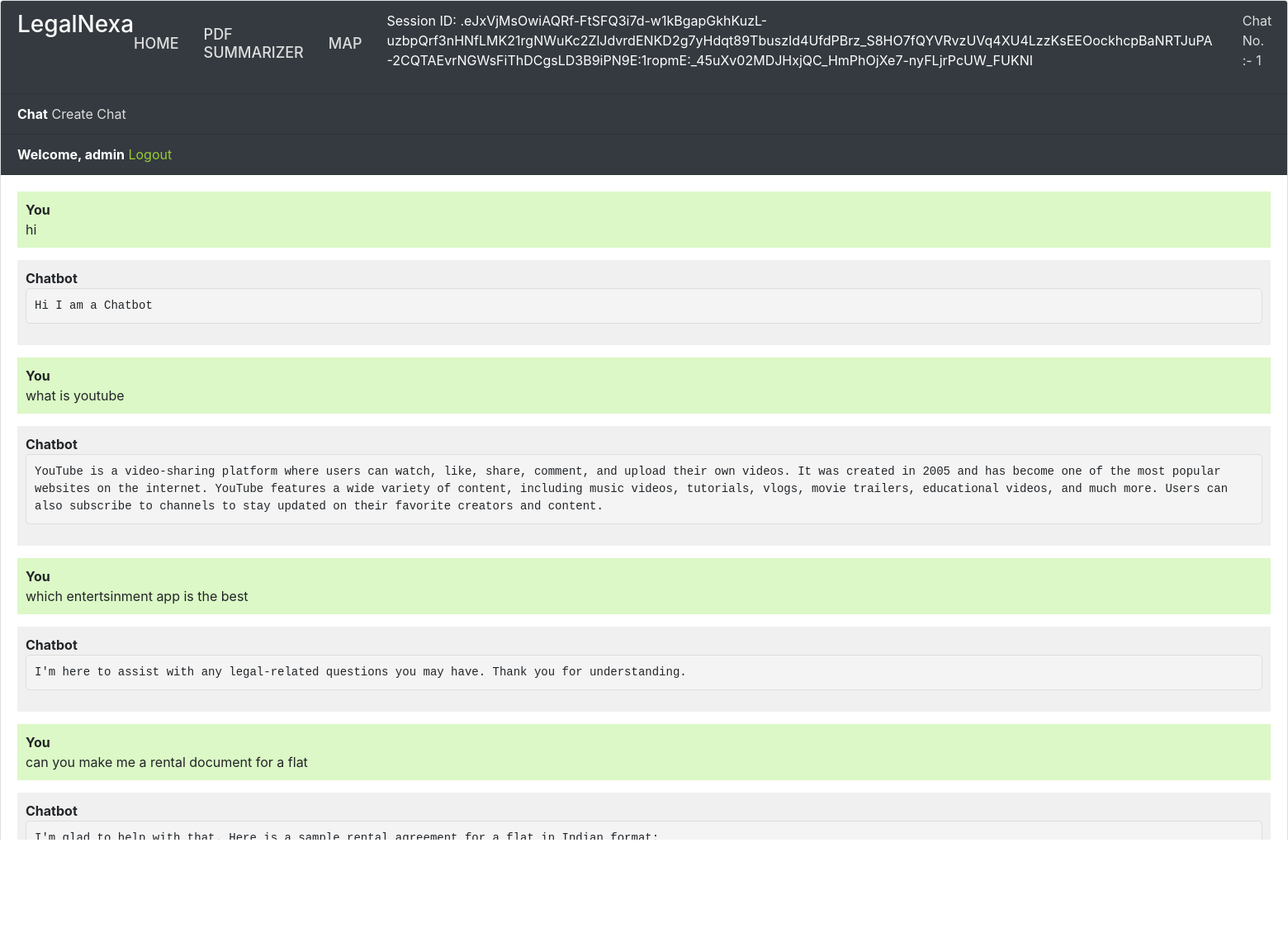
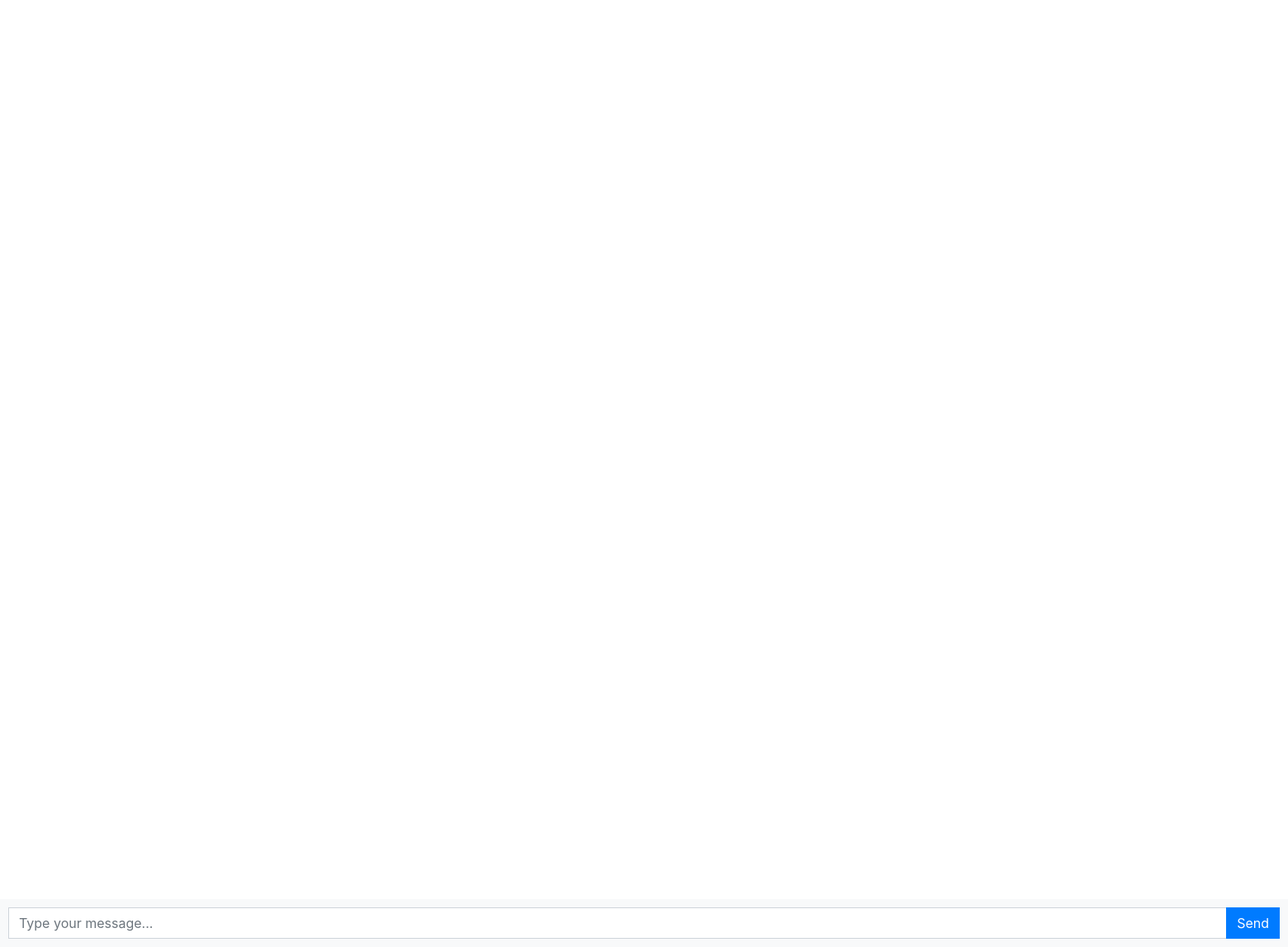
The page /chatbot/1/ (signed in) on the database its author committed (2 pictures, top to bottom).
### chatbot/models.py (models this page shows, shortened)
class Chat(models.Model):
    user = models.ForeignKey(User, on_delete=models.CASCADE)
    session_id = models.CharField(max_length=100, default=uuid.uuid4)  # Add session ID field
    message = models.TextField()
    response = models.TextField()
    created_at = models.DateTimeField(auto_now_add=True)
    class Meta:
        app_label = 'chatbot'

### chatbot/views.py (the view)
# urls.py: path('', views.chatbot, name='chatbot'),
def chatbot(request, pk=None):
    if pk is None:
        session_id = request.session.session_key
    else:
        session_id = pk
        if session_id != request.session.session_key:
            request.session.cycle_key()  # Refresh the session ID
    chats = Chat.objects.filter(user=request.user, session_id=session_id)
    if request.method == 'POST':
        message = request.POST.get('message')
        response = ask_openai(message)
        chat = Chat(user=request.user, message=message, response=response, session_id=session_id, created_at=timezone.now())
        chat.save()
        return JsonResponse({'message': message, 'response': response})
    past_session_ids = Chat.objects.values_list('session_id', flat=True).distinct()
    return render(request, 'chatbot.html', {'chats': chats, 'session_id': session_id, 'past_session_ids': past_session_ids})

### template/chatbot.html (shortened to what this page needs)
{% extends 'base.html' %}
{% block content %}
<div class="chat-container">
    <div class="card flex-grow-1">
        <div class="card-header bg-dark text-white d-flex" id="nav">
            <h3>LegalNexa</h3>
                <div id="nav2">
                    <h4 class="text-md"><a href="/"> Home</a></h4>
                    <h4><a href="{% url 'upload_pdf' %}">PDF Summarizer</a></h4>
                    <h4><a href="{% url 'map' %}">Map</a></h4>
                    <p>Session ID: {{ request.session.session_key }}</p>
                    {% for session_id in past_session_ids %}
                        <a href="{% url 'chatbot' pk=session_id %}">Chat No. :- {{ session_id }}</a><br>
                    {% endfor %}
                </div>
        </div>
        <div class="card-header bg-dark text-white"> <b>Chat</b>
        <a href="{% url 'create-chat' %}" >Create Chat</a>
        </div>
        {% if user.is_authenticated %}
        <div class="card-header bg-dark text-white"> <b>Welcome, {{user.username}}</b> <a style="color:yellowgreen"
                href="{% url 'logout' %}">Logout</a></div>
        {% else %}
        <div class="card-header bg-dark text-white"><a style="color:yellowgreen" href="login">LogIn</a> <a
                style="color:yellowgreen" href="register">Register</a></div>
        {% endif %}
        <div class="card-body messages-box">
            <ul class="list-unstyled messages-list">
                {% for chat in chats %}
                    {% if chat.session_id == chat.session_id %}
                        <li class="message sent">
                            <div class="message-text">
                                <div class="message-sender">
                                    <b>You</b>
                                </div>
                                <div class="message-content">
                                    {{ chat.message }}
                                </div>
                            </div>
                        </li>
                        <li class="message received">
                            <div class="message-text">
                                <div class="message-sender">
                                    <b>Chatbot</b>
                                </div>
                                <div class="message-content">
                                    <pre>{{ chat.response }}</pre>
                                </div>
                            </div>
                        </li>
                    {% endif %}
                {% endfor %}
            </ul>
        </div>
        <br><br>
        <br><br>
        <br><br>
    </div>
    <form class="message-form">
        <div class="input-group">
            <input type="text" class="form-control message-input" placeholder="Type your message...">
            <div class="input-group-append">
                <button type="submit" class="btn btn-primary btn-send">Send</button>
            </div>
        </div>
    </form>
</div>
{% endblock %}

### template/base.html (shortened to what this page needs)
<!DOCTYPE html>
<html lang="en">
  <head>
    <link rel="stylesheet" href="https://stackpath.bootstrapcdn.com/bootstrap/4.3.1/css/bootstrap.min.css">
  </head>
  <body>
    {% block content %}{% endblock %}
  </body>
</html>

### template/chatbot.html (style rules this page uses)
body, html { height: 100%; }
.messages-box { flex: 1; overflow-y: auto; }
.messages-list { padding-left: 0; }
.message { margin-bottom: 15px; list-style: none; }
.message-text { padding: 10px; border-radius: 5px; }
.sent { background-color: #dcf8c6; align-self: flex-end; }
.received { background-color: #f1f0f0; align-self: flex-start; }
.message-form { display: flex; position: fixed; bottom: 0; left: 0; right: 0; padding: 10px; background-color: #f8f9fa; }
.message-input { flex: 1; border-radius: 0; border-right: none; }
.btn-send { border-radius: 0; }
.chat-container { height: 100%; display: flex; flex-direction: column; }
.message-content pre { white-space: pre-wrap; overflow-x: auto; max-width: 100%; padding: 10px; background-color: #f4f4f4; border: 1px solid #ddd; border-radius: 5px; }
#nav { justify-content: space-between; }
#nav2 { display: flex; margin-right: 675px; gap:30px; }
h4 { display: flex; font-size: 18px; align-items: center; text-transform: uppercase; }
a { color: #ddd; }

### rows shown on the page
Chat: message "hi", response "Hi I am a Chatbot"
Chat: message "what is youtube", response "YouTube is a video-sharing platform where users can watch, like, share, comment, and upload their own videos. It was created in 2005 and has become one of the most popular websites on the internet. YouTube features a wide variety of content, including music videos, tutorials, vlogs, movie trailers, educational videos, and much more. Users can also subscribe to channels to stay updated on their favorite creators and content."
Chat: message "which entertsinment app is the best", response "I'm here to assist with any legal-related questions you may have. Thank you for understanding."
Chat: message "can you make me a rental document for a flat", response "I'm glad to help with that. Here is a sample rental agreement for a flat in Indian format: RENTAL AGREEMENT This Rental Agreement is made and entered into on this __________ day of __________, 20__, at ______________ (City), between: Landlord: Name: _______________________ Address: _____________________ Contact Number: ______________ Tenant: Name: _______________________ Address: _____________________ Contact Number: ______________ Property Address: ____________________________ Terms of the Agreement: 1. Rental Period: The rental period shall commence from __________ (Date) and shall continue on a monthly basis. 2. Rent Amount: The Tenant agrees to pay a monthly rent of INR __________ to…"

### other values the page prints
{{ session_id }} "1"
{{ user.username }} "admin"
